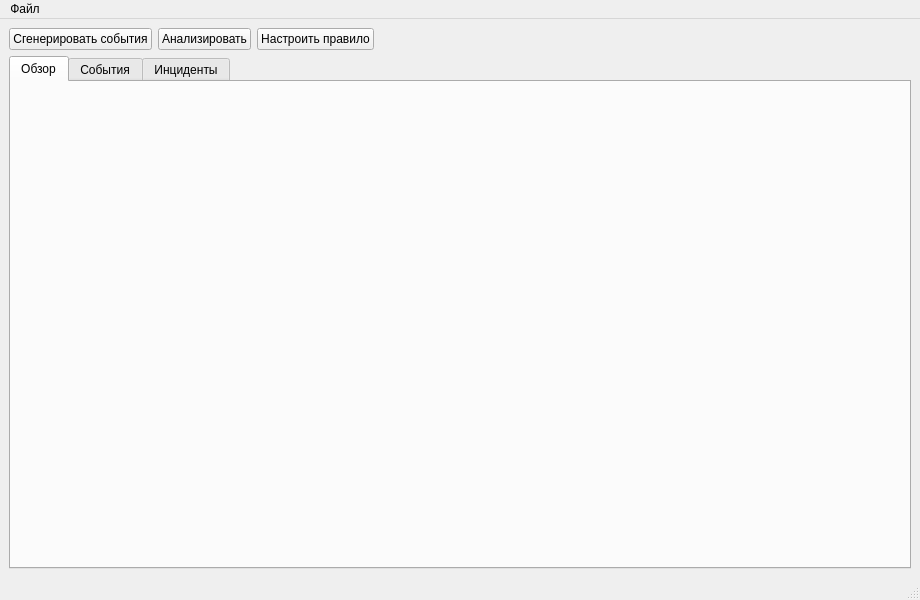
<?xml version="1.0" encoding="UTF-8"?>
<ui version="4.0">
  <class>MainWindow</class>
  <widget class="QMainWindow" name="MainWindow">
    <property name="geometry">
      <rect>
        <x>0</x>
        <y>0</y>
        <width>920</width>
        <height>600</height>
      </rect>
    </property>
    <property name="windowTitle">
      <string>CyberLab — учебный проект</string>
    </property>
    <widget class="QWidget" name="centralwidget">
      <layout class="QVBoxLayout" name="mainLayout">
        <item>
          <layout class="QHBoxLayout" name="actionsLayout">
            <item>
              <widget class="QPushButton" name="generateButton">
                <property name="text">
                  <string>Сгенерировать события</string>
                </property>
              </widget>
            </item>
            <item>
              <widget class="QPushButton" name="analyzeButton">
                <property name="text">
                  <string>Анализировать</string>
                </property>
              </widget>
            </item>
            <item>
              <widget class="QPushButton" name="rulesButton">
                <property name="text">
                  <string>Настроить правило</string>
                </property>
              </widget>
            </item>
            <item>
              <spacer name="actionsSpacer">
                <property name="orientation">
                  <enum>Qt::Horizontal</enum>
                </property>
                <property name="sizeHint" stdset="0">
                  <size>
                    <width>40</width>
                    <height>20</height>
                  </size>
                </property>
              </spacer>
            </item>
          </layout>
        </item>
        <item>
          <widget class="QTabWidget" name="tabs">
            <widget class="QWidget" name="dashboardPlaceholder">
              <attribute name="title">
                <string>Обзор</string>
              </attribute>
            </widget>
            <widget class="QWidget" name="eventsPlaceholder">
              <attribute name="title">
                <string>События</string>
              </attribute>
            </widget>
            <widget class="QWidget" name="incidentsPlaceholder">
              <attribute name="title">
                <string>Инциденты</string>
              </attribute>
            </widget>
          </widget>
        </item>
      </layout>
    </widget>
    <widget class="QMenuBar" name="menubar">
      <widget class="QMenu" name="menuFile">
        <property name="title">
          <string>Файл</string>
        </property>
        <addaction name="actionImportCsv" />
        <addaction name="actionExportCsv" />
        <addaction name="actionReportTxt" />
      </widget>
      <addaction name="menuFile" />
    </widget>
    <action name="actionImportCsv">
      <property name="text">
        <string>Импорт событий из CSV</string>
      </property>
    </action>
    <action name="actionExportCsv">
      <property name="text">
        <string>Экспорт событий в CSV</string>
      </property>
    </action>
    <action name="actionReportTxt">
      <property name="text">
        <string>Сохранить отчёт TXT</string>
      </property>
    </action>
    <widget class="QStatusBar" name="statusbar" />
  </widget>
  <resources />
  <connections />
</ui>
